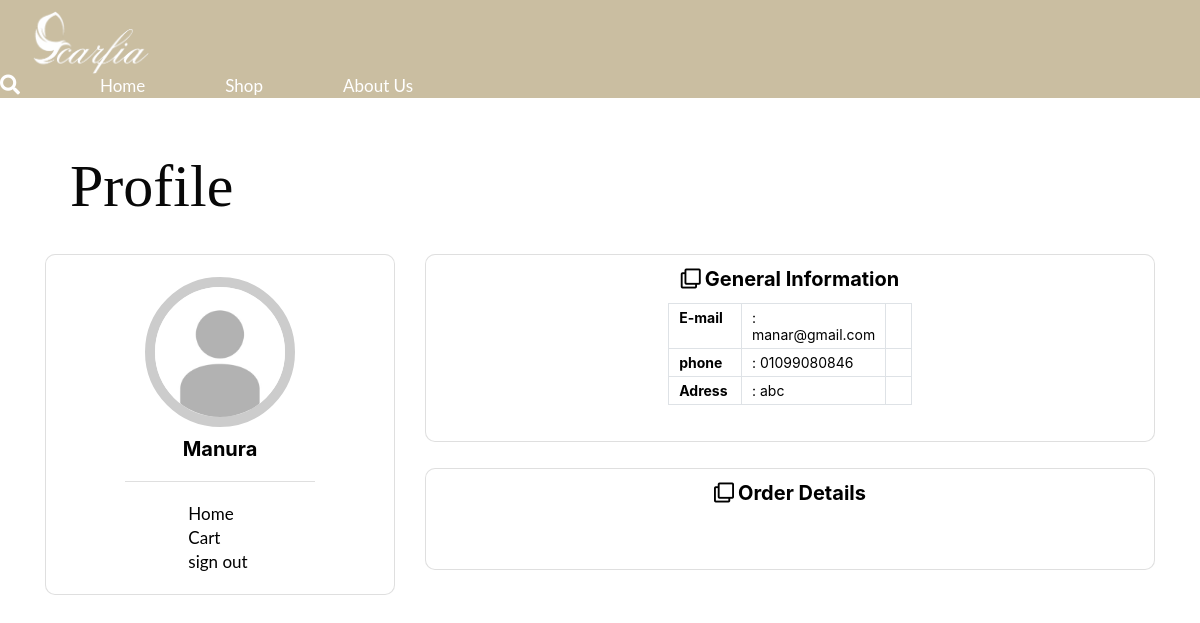
Page /pages/profile (signed in) on the committed database.
### pages/models.py (models this page shows, shortened)
class Signup(models.Model):
    Email= models.CharField(max_length=100, null= True)
    Phone= models.CharField(max_length=100, null= True)
    Address= models.CharField(max_length=100, null= True)
    Password= models.CharField(max_length=100, null= True)
    Username= models.CharField(max_length=100 , null= True)
    Image = models.ImageField(upload_to="media/"  , null= True)

### pages/views.py (the view)
# urls.py: path("profile", views.Pro, name="profile"),
def Pro(request):
    user_id = request.session.get("user_id")
    user = Signup.objects.get(id=user_id)
    return render(request, "pages/pro.html", {"user": user})

### templates/pages/pro.html (shortened to what this page needs)
{% load static %}
<link rel = "stylesheet" href = "{% static 'css/pro.css' %}">
<html>
    <head>
    <link rel="stylesheet" href="https://maxcdn.bootstrapcdn.com/bootstrap/4.0.0/css/bootstrap.min.css">
        <link rel="stylesheet" href="https://use.fontawesome.com/releases/v5.0.6/css/all.css">
    </head>
    <body>
      <header>
        <img src="{% static 'media/C:\Users\Manar\Desktop\prooo\mysite\mysite\static\images\scarfia.PNG' %}" alt="">
        <nav>
          <ul>
          <li>  <a href="#"><i class="fa fa-search" style="font-size:20px"></i></a></li>
            <li> <span> <a href="{% url 'hali' %}">Home</a> </span> </li>
            <li> <span> <a href="{% url 'hali' %}">Shop</a> </span> </li>
            <li> <span> <a href="{% url 'hali' %}">About Us</a> </span> </li>
          </ul>
        </nav>
      </header>
<div class="text">
    <h1>Profile</h1>
</div>
        <div class="student-profile py-4">
  <div class="container">
    <div class="row">
      <div class="col-lg-4">
        <div class="card shadow-sm">
          <div class="card-header bg-transparent text-center">
            <img class="profile_img" src="{% static 'default_image.jpg' %}" alt="">
            <h3>{{user.Username}}</h3>
          </div>
          <div class="card-body">
            <p class="mb-0"><strong class="pr-1"><a href="{% url 'hali' %}">Home</a></strong></p>
            <p class="mb-0"><strong class="pr-1"><a href="{% url 'cart' %}">Cart</a></strong></p>
            <p class="mb-0"><strong class="pr-1"><a href="{% url 'logout' %}">sign out</output> </output></a></strong></p>
          </div>
        </div>
      </div>
      <div class="col-lg-8">
        <div class="card shadow-sm">
          <div class="card-header bg-transparent border-0">
            <h3 class="mb-0"><i class="far fa-clone pr-1"></i>General Information</h3>
          </div>
          <div class="card-body pt-0">
            <table class="table table-bordered">
              <tr>
                <th width="30%">E-mail	</th>
                <td width="2%">: {{user.Email}}</td>
                <td></td>
              </tr>
              <tr>
                <th width="30%">phone</th>
                <td width="2%">: {{user.Phone}}</td>
                <td></td>
              </tr>
              <tr>
                <th width="30%">Adress</th>
                <td width="2%">: {{user.Address}}</td>
                <td></td>
              </tr>
            </table>
          </div>
        </div>
          <div style="height: 26px"></div>
        <div class="card shadow-sm">
          <div class="card-header bg-transparent border-0">
            <h3 class="mb-0"><i class="far fa-clone pr-1"></i>Order Details</Details> </details></h3>
          </div>
          <div class="card-body pt-0">
          </div>
        </div>
      </div>
    </div>
  </div>
</div>
    </body>
</html>

### mysite/static/css/pro.css (style rules this page uses)
body { background-color: rgb(255, 255, 255); padding: 0; margin: 0; font-family: 'Lato', sans-serif; color: #000; }
header { background-image: url('header-background.jpg'); background-size: cover; background-position: center; background-color: #7150045f; color: white; display: flex; justify-content: space-between; align-items: center; position: fixed; width: 100%; }
* { margin: 0; padding: 0; box-sizing: border-box; scroll-behavior: smooth; }
header img { width: 150px; padding-left: 30px; padding-top: 10px; }
nav ul { list-style-type: none; margin: 0; padding: 0; display: flex; }
nav ul li { margin-left: 40px; padding-right: 40px; }
nav ul li:first-child { margin-left: 0; }
nav ul li a { color: white; text-decoration: none; }
.text { margin: 0px; padding-top: 150px; padding-left: 70px; }
.text h1 { font-family: 'Times New Roman', Times, serif; font-size: 60px; color: #080808; }
.student-profile .card { align-items: center; border-radius: 10px; }
.student-profile .card-body .pr-1 a { color: #000; text-decoration: none; }
.student-profile { align-items: center; }
.student-profile .card .card-header .profile_img { width: 150px; height: 150px; object-fit: cover; margin: 10px auto; border: 10px solid #ccc; border-radius: 50%; }
.student-profile .card h3 { font-size: 20px; font-weight: 700; color: #000; }
.student-profile .card p { font-size: 16px; color: #000; }
.student-profile .table th, .student-profile .table td { font-size: 14px; padding: 5px 10px; color: #000; }
a { background-color: transparent; box-sizing: border-box; color: #FFFFFF; font-family: Lato, sans-serif; font-size: 17px; font-weight: 400; line-height: 1.2em; text-decoration: none; }
span { box-sizing: border-box; }
strong { box-sizing: border-box; font-weight: 700; }
img { border-width: 0; box-sizing: border-box; display: inline-block; max-width: 100%; vertical-align: middle; }

### rows in the picture
Signup: Username "Manura", Email "manar@gmail.com", Phone "01099080846", Address "abc"
